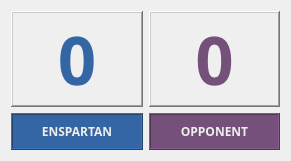
   <widget class="QFrame" name="frame_scoreboard">
    <property name="geometry">
     <rect>
      <x>1050</x>
      <y>20</y>
      <width>291</width>
      <height>161</height>
     </rect>
    </property>
    <property name="styleSheet">
     <string notr="true">border-color: rgb(252, 233, 79);</string>
    </property>
    <layout class="QGridLayout" name="gridLayout_4">
     <item row="1" column="1">
      <widget class="QLabel" name="label_opponent">
       <property name="palette">
        <palette>
         <active>
          <colorrole role="WindowText">
           <brush brushstyle="SolidPattern">
            <color alpha="255">
             <red>238</red>
             <green>238</green>
             <blue>236</blue>
            </color>
           </brush>
          </colorrole>
          <colorrole role="Button">
           <brush brushstyle="SolidPattern">
            <color alpha="255">
             <red>117</red>
             <green>80</green>
             <blue>123</blue>
            </color>
           </brush>
          </colorrole>
          <colorrole role="Base">
           <brush brushstyle="SolidPattern">
            <color alpha="255">
             <red>117</red>
             <green>80</green>
             <blue>123</blue>
            </color>
           </brush>
          </colorrole>
          <colorrole role="Window">
           <brush brushstyle="SolidPattern">
            <color alpha="255">
             <red>117</red>
             <green>80</green>
             <blue>123</blue>
            </color>
           </brush>
          </colorrole>
         </active>
         <inactive>
          <colorrole role="WindowText">
           <brush brushstyle="SolidPattern">
            <color alpha="255">
             <red>238</red>
             <green>238</green>
             <blue>236</blue>
            </color>
           </brush>
          </colorrole>
          <colorrole role="Button">
           <brush brushstyle="SolidPattern">
            <color alpha="255">
             <red>117</red>
             <green>80</green>
             <blue>123</blue>
            </color>
           </brush>
          </colorrole>
          <colorrole role="Base">
           <brush brushstyle="SolidPattern">
            <color alpha="255">
             <red>117</red>
             <green>80</green>
             <blue>123</blue>
            </color>
           </brush>
          </colorrole>
          <colorrole role="Window">
           <brush brushstyle="SolidPattern">
            <color alpha="255">
             <red>117</red>
             <green>80</green>
             <blue>123</blue>
            </color>
           </brush>
          </colorrole>
         </inactive>
         <disabled>
          <colorrole role="WindowText">
           <brush brushstyle="SolidPattern">
            <color alpha="255">
             <red>190</red>
             <green>190</green>
             <blue>190</blue>
            </color>
           </brush>
          </colorrole>
          <colorrole role="Button">
           <brush brushstyle="SolidPattern">
            <color alpha="255">
             <red>117</red>
             <green>80</green>
             <blue>123</blue>
            </color>
           </brush>
          </colorrole>
          <colorrole role="Base">
           <brush brushstyle="SolidPattern">
            <color alpha="255">
             <red>117</red>
             <green>80</green>
             <blue>123</blue>
            </color>
           </brush>
          </colorrole>
          <colorrole role="Window">
           <brush brushstyle="SolidPattern">
            <color alpha="255">
             <red>117</red>
             <green>80</green>
             <blue>123</blue>
            </color>
           </brush>
          </colorrole>
         </disabled>
        </palette>
       </property>
       <property name="font">
        <font>
         <family>Waree</family>
         <weight>75</weight>
         <bold>true</bold>
        </font>
       </property>
       <property name="styleSheet">
        <string notr="true">background-color: rgb(117, 80, 123);</string>
       </property>
       <property name="frameShape">
        <enum>QFrame::Box</enum>
       </property>
       <property name="frameShadow">
        <enum>QFrame::Raised</enum>
       </property>
       <property name="text">
        <string>OPPONENT</string>
       </property>
       <property name="alignment">
        <set>Qt::AlignCenter</set>
       </property>
      </widget>
     </item>
     <item row="0" column="0">
      <widget class="QLabel" name="label_score_enspartan">
       <property name="palette">
        <palette>
         <active>
          <colorrole role="WindowText">
           <brush brushstyle="SolidPattern">
            <color alpha="255">
             <red>52</red>
             <green>101</green>
             <blue>164</blue>
            </color>
           </brush>
          </colorrole>
          <colorrole role="Button">
           <brush brushstyle="SolidPattern">
            <color alpha="255">
             <red>46</red>
             <green>52</green>
             <blue>54</blue>
            </color>
           </brush>
          </colorrole>
          <colorrole role="Text">
           <brush brushstyle="SolidPattern">
            <color alpha="255">
             <red>52</red>
             <green>101</green>
             <blue>164</blue>
            </color>
           </brush>
          </colorrole>
          <colorrole role="ButtonText">
           <brush brushstyle="SolidPattern">
            <color alpha="255">
             <red>52</red>
             <green>101</green>
             <blue>164</blue>
            </color>
           </brush>
          </colorrole>
          <colorrole role="Base">
           <brush brushstyle="SolidPattern">
            <color alpha="255">
             <red>46</red>
             <green>52</green>
             <blue>54</blue>
            </color>
           </brush>
          </colorrole>
          <colorrole role="Window">
           <brush brushstyle="SolidPattern">
            <color alpha="255">
             <red>46</red>
             <green>52</green>
             <blue>54</blue>
            </color>
           </brush>
          </colorrole>
         </active>
         <inactive>
          <colorrole role="WindowText">
           <brush brushstyle="SolidPattern">
            <color alpha="255">
             <red>52</red>
             <green>101</green>
             <blue>164</blue>
            </color>
           </brush>
          </colorrole>
          <colorrole role="Button">
           <brush brushstyle="SolidPattern">
            <color alpha="255">
             <red>46</red>
             <green>52</green>
             <blue>54</blue>
            </color>
           </brush>
          </colorrole>
          <colorrole role="Text">
           <brush brushstyle="SolidPattern">
            <color alpha="255">
             <red>52</red>
             <green>101</green>
             <blue>164</blue>
            </color>
           </brush>
          </colorrole>
          <colorrole role="ButtonText">
           <brush brushstyle="SolidPattern">
            <color alpha="255">
             <red>52</red>
             <green>101</green>
             <blue>164</blue>
            </color>
           </brush>
          </colorrole>
          <colorrole role="Base">
           <brush brushstyle="SolidPattern">
            <color alpha="255">
             <red>46</red>
             <green>52</green>
             <blue>54</blue>
            </color>
           </brush>
          </colorrole>
          <colorrole role="Window">
           <brush brushstyle="SolidPattern">
            <color alpha="255">
             <red>46</red>
             <green>52</green>
             <blue>54</blue>
            </color>
           </brush>
          </colorrole>
         </inactive>
         <disabled>
          <colorrole role="WindowText">
           <brush brushstyle="SolidPattern">
            <color alpha="255">
             <red>52</red>
             <green>101</green>
             <blue>164</blue>
            </color>
           </brush>
          </colorrole>
          <colorrole role="Button">
           <brush brushstyle="SolidPattern">
            <color alpha="255">
             <red>46</red>
             <green>52</green>
             <blue>54</blue>
            </color>
           </brush>
          </colorrole>
          <colorrole role="Text">
           <brush brushstyle="SolidPattern">
            <color alpha="255">
             <red>52</red>
             <green>101</green>
             <blue>164</blue>
            </color>
           </brush>
          </colorrole>
          <colorrole role="ButtonText">
           <brush brushstyle="SolidPattern">
            <color alpha="255">
             <red>52</red>
             <green>101</green>
             <blue>164</blue>
            </color>
           </brush>
          </colorrole>
          <colorrole role="Base">
           <brush brushstyle="SolidPattern">
            <color alpha="255">
             <red>46</red>
             <green>52</green>
             <blue>54</blue>
            </color>
           </brush>
          </colorrole>
          <colorrole role="Window">
           <brush brushstyle="SolidPattern">
            <color alpha="255">
             <red>46</red>
             <green>52</green>
             <blue>54</blue>
            </color>
           </brush>
          </colorrole>
         </disabled>
        </palette>
       </property>
       <property name="font">
        <font>
         <family>Waree</family>
         <pointsize>50</pointsize>
         <weight>75</weight>
         <italic>false</italic>
         <bold>true</bold>
        </font>
       </property>
       <property name="acceptDrops">
        <bool>false</bool>
       </property>
       <property name="autoFillBackground">
        <bool>false</bool>
       </property>
       <property name="styleSheet">
        <string notr="true">color: rgb(52, 101, 164);
border-color: rgb(52, 101, 164);
border-width:3pt;
</string>
       </property>
       <property name="frameShape">
        <enum>QFrame::WinPanel</enum>
       </property>
       <property name="frameShadow">
        <enum>QFrame::Raised</enum>
       </property>
       <property name="text">
        <string>0</string>
       </property>
       <property name="alignment">
        <set>Qt::AlignCenter</set>
       </property>
      </widget>
     </item>
     <item row="1" column="0">
      <widget class="QLabel" name="label_enspartan">
       <property name="palette">
        <palette>
         <active>
          <colorrole role="WindowText">
           <brush brushstyle="SolidPattern">
            <color alpha="255">
             <red>238</red>
             <green>238</green>
             <blue>236</blue>
            </color>
           </brush>
          </colorrole>
          <colorrole role="Button">
           <brush brushstyle="SolidPattern">
            <color alpha="255">
             <red>52</red>
             <green>101</green>
             <blue>164</blue>
            </color>
           </brush>
          </colorrole>
          <colorrole role="Base">
           <brush brushstyle="SolidPattern">
            <color alpha="255">
             <red>52</red>
             <green>101</green>
             <blue>164</blue>
            </color>
           </brush>
          </colorrole>
          <colorrole role="Window">
           <brush brushstyle="SolidPattern">
            <color alpha="255">
             <red>52</red>
             <green>101</green>
             <blue>164</blue>
            </color>
           </brush>
          </colorrole>
         </active>
         <inactive>
          <colorrole role="WindowText">
           <brush brushstyle="SolidPattern">
            <color alpha="255">
             <red>238</red>
             <green>238</green>
             <blue>236</blue>
            </color>
           </brush>
          </colorrole>
          <colorrole role="Button">
           <brush brushstyle="SolidPattern">
            <color alpha="255">
             <red>52</red>
             <green>101</green>
             <blue>164</blue>
            </color>
           </brush>
          </colorrole>
          <colorrole role="Base">
           <brush brushstyle="SolidPattern">
            <color alpha="255">
             <red>52</red>
             <green>101</green>
             <blue>164</blue>
            </color>
           </brush>
          </colorrole>
          <colorrole role="Window">
           <brush brushstyle="SolidPattern">
            <color alpha="255">
             <red>52</red>
             <green>101</green>
             <blue>164</blue>
            </color>
           </brush>
          </colorrole>
         </inactive>
         <disabled>
          <colorrole role="WindowText">
           <brush brushstyle="SolidPattern">
            <color alpha="255">
             <red>190</red>
             <green>190</green>
             <blue>190</blue>
            </color>
           </brush>
          </colorrole>
          <colorrole role="Button">
           <brush brushstyle="SolidPattern">
            <color alpha="255">
             <red>52</red>
             <green>101</green>
             <blue>164</blue>
            </color>
           </brush>
          </colorrole>
          <colorrole role="Base">
           <brush brushstyle="SolidPattern">
            <color alpha="255">
             <red>52</red>
             <green>101</green>
             <blue>164</blue>
            </color>
           </brush>
          </colorrole>
          <colorrole role="Window">
           <brush brushstyle="SolidPattern">
            <color alpha="255">
             <red>52</red>
             <green>101</green>
             <blue>164</blue>
            </color>
           </brush>
          </colorrole>
         </disabled>
        </palette>
       </property>
       <property name="font">
        <font>
         <family>Waree</family>
         <weight>75</weight>
         <bold>true</bold>
        </font>
       </property>
       <property name="styleSheet">
        <string notr="true">background-color: rgb(52, 101, 164);</string>
       </property>
       <property name="frameShape">
        <enum>QFrame::Box</enum>
       </property>
       <property name="frameShadow">
        <enum>QFrame::Raised</enum>
       </property>
       <property name="text">
        <string>ENSPARTAN</string>
       </property>
       <property name="alignment">
        <set>Qt::AlignCenter</set>
       </property>
      </widget>
     </item>
     <item row="0" column="1">
      <widget class="QLabel" name="label_score_opponent">
       <property name="palette">
        <palette>
         <active>
          <colorrole role="WindowText">
           <brush brushstyle="SolidPattern">
            <color alpha="255">
             <red>117</red>
             <green>80</green>
             <blue>123</blue>
            </color>
           </brush>
          </colorrole>
          <colorrole role="Button">
           <brush brushstyle="SolidPattern">
            <color alpha="255">
             <red>46</red>
             <green>52</green>
             <blue>54</blue>
            </color>
           </brush>
          </colorrole>
          <colorrole role="Text">
           <brush brushstyle="SolidPattern">
            <color alpha="255">
             <red>117</red>
             <green>80</green>
             <blue>123</blue>
            </color>
           </brush>
          </colorrole>
          <colorrole role="ButtonText">
           <brush brushstyle="SolidPattern">
            <color alpha="255">
             <red>117</red>
             <green>80</green>
             <blue>123</blue>
            </color>
           </brush>
          </colorrole>
          <colorrole role="Base">
           <brush brushstyle="SolidPattern">
            <color alpha="255">
             <red>46</red>
             <green>52</green>
             <blue>54</blue>
            </color>
           </brush>
          </colorrole>
          <colorrole role="Window">
           <brush brushstyle="SolidPattern">
            <color alpha="255">
             <red>46</red>
             <green>52</green>
             <blue>54</blue>
            </color>
           </brush>
          </colorrole>
         </active>
         <inactive>
          <colorrole role="WindowText">
           <brush brushstyle="SolidPattern">
            <color alpha="255">
             <red>117</red>
             <green>80</green>
             <blue>123</blue>
            </color>
           </brush>
          </colorrole>
          <colorrole role="Button">
           <brush brushstyle="SolidPattern">
            <color alpha="255">
             <red>46</red>
             <green>52</green>
             <blue>54</blue>
            </color>
           </brush>
          </colorrole>
          <colorrole role="Text">
           <brush brushstyle="SolidPattern">
            <color alpha="255">
             <red>117</red>
             <green>80</green>
             <blue>123</blue>
            </color>
           </brush>
          </colorrole>
          <colorrole role="ButtonText">
           <brush brushstyle="SolidPattern">
            <color alpha="255">
             <red>117</red>
             <green>80</green>
             <blue>123</blue>
            </color>
           </brush>
          </colorrole>
          <colorrole role="Base">
           <brush brushstyle="SolidPattern">
            <color alpha="255">
             <red>46</red>
             <green>52</green>
             <blue>54</blue>
            </color>
           </brush>
          </colorrole>
          <colorrole role="Window">
           <brush brushstyle="SolidPattern">
            <color alpha="255">
             <red>46</red>
             <green>52</green>
             <blue>54</blue>
            </color>
           </brush>
          </colorrole>
         </inactive>
         <disabled>
          <colorrole role="WindowText">
           <brush brushstyle="SolidPattern">
            <color alpha="255">
             <red>117</red>
             <green>80</green>
             <blue>123</blue>
            </color>
           </brush>
          </colorrole>
          <colorrole role="Button">
           <brush brushstyle="SolidPattern">
            <color alpha="255">
             <red>46</red>
             <green>52</green>
             <blue>54</blue>
            </color>
           </brush>
          </colorrole>
          <colorrole role="Text">
           <brush brushstyle="SolidPattern">
            <color alpha="255">
             <red>117</red>
             <green>80</green>
             <blue>123</blue>
            </color>
           </brush>
          </colorrole>
          <colorrole role="ButtonText">
           <brush brushstyle="SolidPattern">
            <color alpha="255">
             <red>117</red>
             <green>80</green>
             <blue>123</blue>
            </color>
           </brush>
          </colorrole>
          <colorrole role="Base">
           <brush brushstyle="SolidPattern">
            <color alpha="255">
             <red>46</red>
             <green>52</green>
             <blue>54</blue>
            </color>
           </brush>
          </colorrole>
          <colorrole role="Window">
           <brush brushstyle="SolidPattern">
            <color alpha="255">
             <red>46</red>
             <green>52</green>
             <blue>54</blue>
            </color>
           </brush>
          </colorrole>
         </disabled>
        </palette>
       </property>
       <property name="font">
        <font>
         <family>Waree</family>
         <pointsize>50</pointsize>
         <weight>75</weight>
         <italic>false</italic>
         <bold>true</bold>
        </font>
       </property>
       <property name="acceptDrops">
        <bool>false</bool>
       </property>
       <property name="autoFillBackground">
        <bool>false</bool>
       </property>
       <property name="styleSheet">
        <string notr="true">color: rgb(117, 80, 123);
border-color: rgb(117, 80, 123);
border-width:3pt;
</string>
       </property>
       <property name="frameShape">
        <enum>QFrame::WinPanel</enum>
       </property>
       <property name="frameShadow">
        <enum>QFrame::Raised</enum>
       </property>
       <property name="text">
        <string>0</string>
       </property>
       <property name="alignment">
        <set>Qt::AlignCenter</set>
       </property>
      </widget>
     </item>
    </layout>
   </widget>
